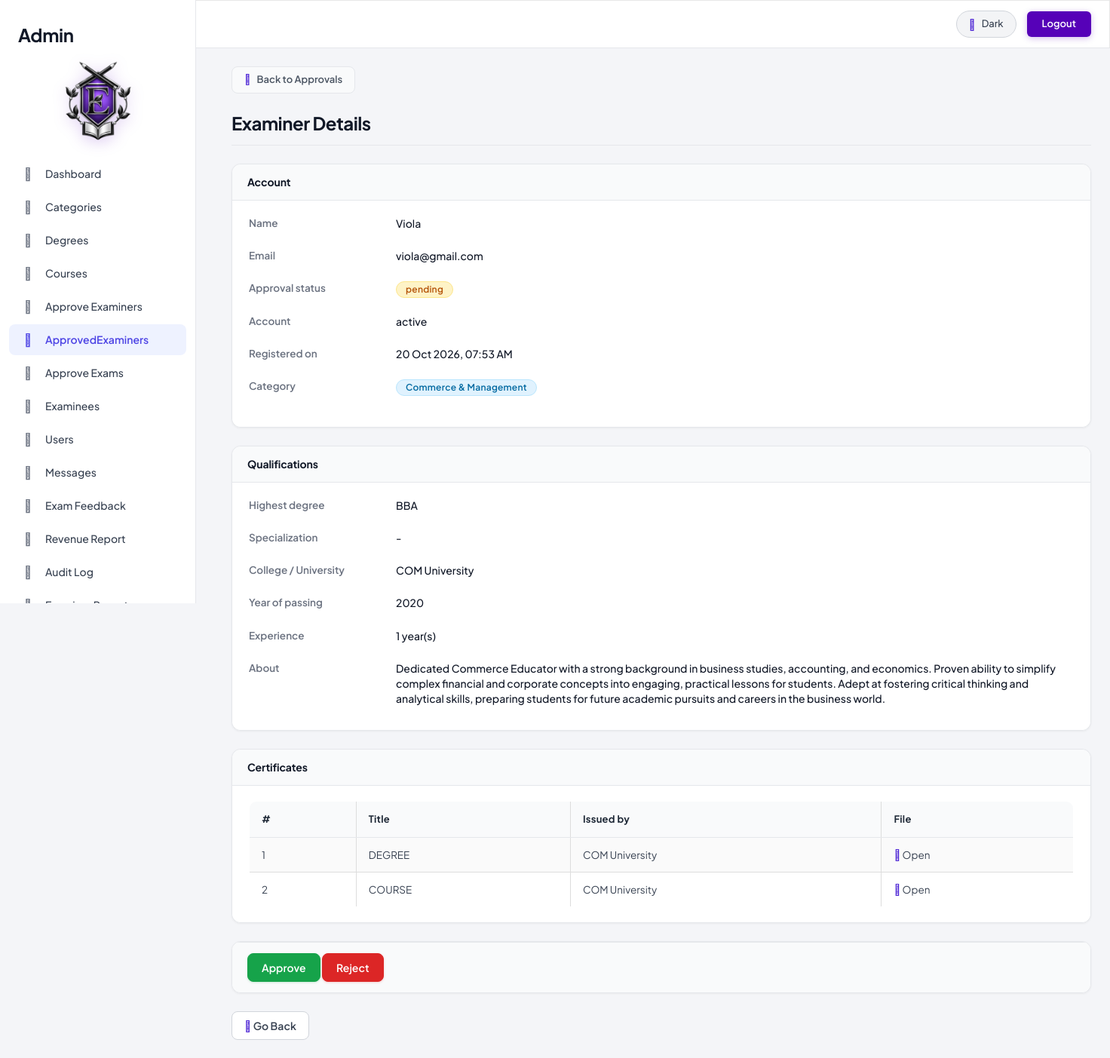
Page /admin/view_examiner.php?id=25 (signed in) on the committed database.
### tables this page shows
CREATE TABLE IF NOT EXISTS `examiners` (
  `id` int NOT NULL AUTO_INCREMENT,
  `name` varchar(100) NOT NULL,
  `email` varchar(100) NOT NULL,
  `password` varchar(255) NOT NULL,
  `status` enum('pending','approved','rejected') DEFAULT 'pending',
  `created_at` timestamp NOT NULL DEFAULT CURRENT_TIMESTAMP,
  `account_status` enum('active','disabled') DEFAULT 'active',
  `category_id` int DEFAULT NULL,
  `phone` varchar(15) DEFAULT NULL,
  `profile_photo` varchar(255) DEFAULT NULL,
  PRIMARY KEY (`id`),
  UNIQUE KEY `email` (`email`),
  KEY `fk_examiner_category` (`category_id`)
);

CREATE TABLE IF NOT EXISTS `categories` (
  `id` int NOT NULL AUTO_INCREMENT,
  `name` varchar(100) NOT NULL,
  PRIMARY KEY (`id`),
  UNIQUE KEY `name` (`name`)
);

CREATE TABLE IF NOT EXISTS `examiner_profiles` (
  `id` int NOT NULL AUTO_INCREMENT,
  `examiner_id` int NOT NULL,
  `degree_id` int DEFAULT NULL,
  `degree_name` varchar(100) NOT NULL,
  `specialization` varchar(100) DEFAULT NULL,
  `institution` varchar(150) NOT NULL,
  `year_passed` smallint NOT NULL,
  `experience_years` tinyint UNSIGNED NOT NULL DEFAULT '0',
  `about` text,
  `created_at` timestamp NOT NULL DEFAULT CURRENT_TIMESTAMP,
  `designation` varchar(100) DEFAULT NULL,
  `city` varchar(100) DEFAULT NULL,
  `linkedin_url` varchar(255) DEFAULT NULL,
  PRIMARY KEY (`id`),
  UNIQUE KEY `uq_profile_examiner` (`examiner_id`),
  KEY `fk_profile_degree` (`degree_id`)
);

CREATE TABLE IF NOT EXISTS `examiner_certificates` (
  `id` int NOT NULL AUTO_INCREMENT,
  `examiner_id` int NOT NULL,
  `title` varchar(150) NOT NULL,
  `issuer` varchar(150) DEFAULT NULL,
  `file_path` varchar(255) NOT NULL,
  `uploaded_at` timestamp NOT NULL DEFAULT CURRENT_TIMESTAMP,
  PRIMARY KEY (`id`),
  KEY `idx_cert_examiner` (`examiner_id`)
);

### classes/DataAccess.class.php (called while the page is built, shortened)
<?php
class DataAccess
{
	private $_con,$_query,$_errors;
	public function __construct()
	{
		if(!$this->_con=mysqli_connect(DB_HOST,DB_USER,DB_PASSWORD,DB_NAME))
		{
			die("connection Error");
		}
	}
	public function query($query)
	{
		if(isset($query))
		{
			$trimmed = trim($query);
			$words = explode(' ', $trimmed);
			$first_word = strtolower($words[0]);
			$this->_query = $query;
			$res = mysqli_query($this->_con, $this->_query);
			if($first_word == 'select' || $first_word == 'show' || $first_word == 'describe')
			{
				if($res && is_object($res) && mysqli_num_rows($res))
				{
					$dataArr = array();
					while($row = mysqli_fetch_assoc($res))
					{
						$dataArr[] = $row;
					}
					return $dataArr;
				}
				else
				{
					return false;
				}
			}
			else
			{
				return (bool)$res;
			}
		}
		return false;
	}
}
?>

### admin/auth.php (called while the page is built, shortened)
<?php
if (!function_exists('h')) {
    function h($value)
    {
        return htmlspecialchars((string)$value, ENT_QUOTES, 'UTF-8');
    }
}

### admin/view_examiner.php (the view, shortened to what this page needs)
<?php
require('auth.php');
$dao = new DataAccess();
$id = (int)($_GET['id'] ?? 0);
$rows = $dao->query(
    "SELECT ex.id, ex.name, ex.email, ex.status, ex.account_status, ex.created_at, ex.category_id,
            c.name AS category_name,
            p.degree_id, p.degree_name, p.specialization, p.institution, p.year_passed, p.experience_years, p.about
     FROM examiners ex
     LEFT JOIN examiner_profiles p ON p.examiner_id = ex.id
     LEFT JOIN categories c ON c.id = ex.category_id
     WHERE ex.id = " . $id . " LIMIT 1"
);
$e = $rows[0];
$certs = $dao->query("SELECT title, issuer, file_path FROM examiner_certificates WHERE examiner_id = " . $id . " ORDER BY id");
$hasProfile = !empty($e['degree_name']);
$statusClass = array('pending' => 'warning', 'approved' => 'success', 'rejected' => 'danger');
$sc = isset($statusClass[$e['status']]) ? $statusClass[$e['status']] : 'default';
include("header.php");
?>
<div class="container mt-5">
    <a href="approve_examiner.php" class="btn-back"><i class="fa fa-arrow-left"></i> Back to Approvals</a>
    <h2>Examiner Details</h2>
    <hr>
    <div class="panel panel-default">
        <div class="panel-heading"><strong>Account</strong></div>
        <div class="panel-body">
            <dl class="dl-horizontal" style="margin-bottom:0;">
                <dt>Name</dt>
                <dd><?= h($e['name']); ?></dd>
                <dt>Email</dt>
                <dd><?= h($e['email']); ?></dd>
                <dt>Approval status</dt>
                <dd><span class="label label-<?= $sc; ?>"><?= h($e['status']); ?></span></dd>
                <dt>Account</dt>
                <dd><?= h($e['account_status'] ?? '-'); ?></dd>
                <dt>Registered on</dt>
                <dd><?= !empty($e['created_at']) ? h(date('d M Y, h:i A', strtotime($e['created_at']))) : '-'; ?></dd>
                <dt>Category</dt>
                <dd><?= !empty($e['category_name']) ? '<span class="label label-info">' . h($e['category_name']) . '</span>' : '-'; ?></dd>
            </dl>
        </div>
    </div>
    <div class="panel panel-default">
        <div class="panel-heading"><strong>Qualifications</strong></div>
        <div class="panel-body">
            <?php if ($hasProfile) { ?>
                <dl class="dl-horizontal" style="margin-bottom:0;">
                    <dt>Highest degree</dt>
                    <dd><?= h($e['degree_name']); ?><?= empty($e['degree_id']) ? ' <span class="text-muted">(typed by examiner, not in the degree list)</span>' : ''; ?></dd>
                    <dt>Specialization</dt>
                    <dd><?= !empty($e['specialization']) ? h($e['specialization']) : '-'; ?></dd>
                    <dt>College / University</dt>
                    <dd><?= h($e['institution']); ?></dd>
                    <dt>Year of passing</dt>
                    <dd><?= (int)$e['year_passed']; ?></dd>
                    <dt>Experience</dt>
                    <dd><?= (int)$e['experience_years']; ?> year(s)</dd>
                    <dt>About</dt>
                    <dd><?= !empty($e['about']) ? nl2br(h($e['about'])) : '-'; ?></dd>
                </dl>
            <?php } else { ?>
                <p class="text-muted" style="margin:0;">No qualification details were submitted (this examiner registered before the qualification step existed).</p>
            <?php } ?>
        </div>
    </div>
    <div class="panel panel-default">
        <div class="panel-heading"><strong>Certificates</strong></div>
        <div class="panel-body">
            <?php if (!empty($certs)) { ?>
                <table class="table table-bordered table-striped" style="margin-bottom:0;">
                    <thead><tr><th>#</th><th>Title</th><th>Issued by</th><th>File</th></tr></thead>
                    <tbody>
                    <?php $i = 1; foreach ($certs as $c) { ?>
                        <tr>
                            <td><?= $i++; ?></td>
                            <td><?= h($c['title']); ?></td>
                            <td><?= !empty($c['issuer']) ? h($c['issuer']) : '-'; ?></td>
                            <td><a href="../uploads/certificates/<?= rawurlencode($c['file_path']); ?>" target="_blank" rel="noopener"><i class="fa fa-file-text-o"></i> Open</a></td>
                        </tr>
                    <?php } ?>
                    </tbody>
                </table>
            <?php } else { ?>
                <span class="text-muted">None uploaded</span>
            <?php } ?>
        </div>
    </div>
    <?php if ($e['status'] === 'pending') { ?>
    <div class="panel panel-default">
        <div class="panel-footer">
            <form method="GET" action="approve_examiner.php" class="form-inline" style="display:inline;" onsubmit="return confirm('Approve this examiner?');">
                <button type="submit" class="btn btn-success">Approve</button>
            </form>
            <a href="approve_examiner.php?action=reject&id=<?= $id; ?>" class="btn btn-danger" onclick="return confirm('Reject this examiner?');">Reject</a>
        </div>
    </div>
    <?php } ?>
    <a href="approve_examiner.php" class="btn btn-default"><i class="fa fa-arrow-left"></i> Go Back</a>
</div>
<?php include('footer.php'); ?>

### rows in the picture
examiners: name "Viola", email "viola@gmail.com", status "pending", account_status "active", created_at "20 Oct 2026, 07:53 AM", category.name "Commerce & Management", examiner_profiles.degree_name "BBA", examiner_profiles.institution "COM University", examiner_profiles.year_passed "2020", examiner_profiles.experience_years "1", examiner_profiles.about "Dedicated Commerce Educator with a strong background in business studies, accounting, and economics. Proven ability to simplify complex financial and corporate concepts into engaging, practical lessons for students. Adept at fostering critical thinking and analytical skills, preparing students for future academic pursuits and careers in the business world."
examiner_certificates: title "DEGREE", issuer "COM University"
examiner_certificates: title "COURSE", issuer "COM University"
